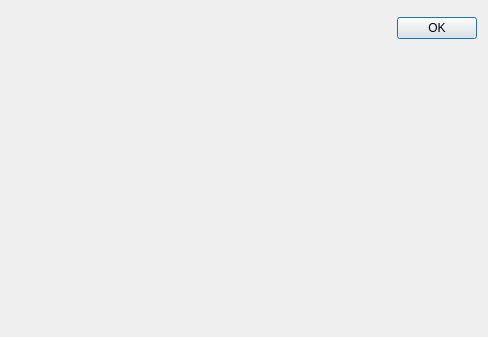
<?xml version="1.0" encoding="UTF-8"?>
<ui version="4.0">
 <class>tlinsWEnvironmentWidget</class>
 <widget class="QWidget" name="tlinsWEnvironmentWidget">
  <property name="geometry">
   <rect>
    <x>0</x>
    <y>0</y>
    <width>488</width>
    <height>337</height>
   </rect>
  </property>
  <property name="windowTitle">
   <string>Form</string>
  </property>
  <layout class="QGridLayout" name="gridLayout">
   <item row="0" column="0">
    <widget class="tlinsWEnvironment" name="env" native="true"/>
   </item>
   <item row="1" column="0">
    <widget class="QDialogButtonBox" name="buttons">
     <property name="orientation">
      <enum>Qt::Horizontal</enum>
     </property>
     <property name="standardButtons">
      <set>QDialogButtonBox::Ok</set>
     </property>
    </widget>
   </item>
   <item row="2" column="0">
    <spacer name="verticalSpacer">
     <property name="orientation">
      <enum>Qt::Vertical</enum>
     </property>
     <property name="sizeHint" stdset="0">
      <size>
       <width>20</width>
       <height>40</height>
      </size>
     </property>
    </spacer>
   </item>
  </layout>
 </widget>
 <customwidgets>
  <customwidget>
   <class>tlinsWEnvironment</class>
   <extends>QWidget</extends>
   <header>tlinswenvironment.h</header>
   <container>1</container>
  </customwidget>
 </customwidgets>
 <resources/>
 <connections/>
</ui>
